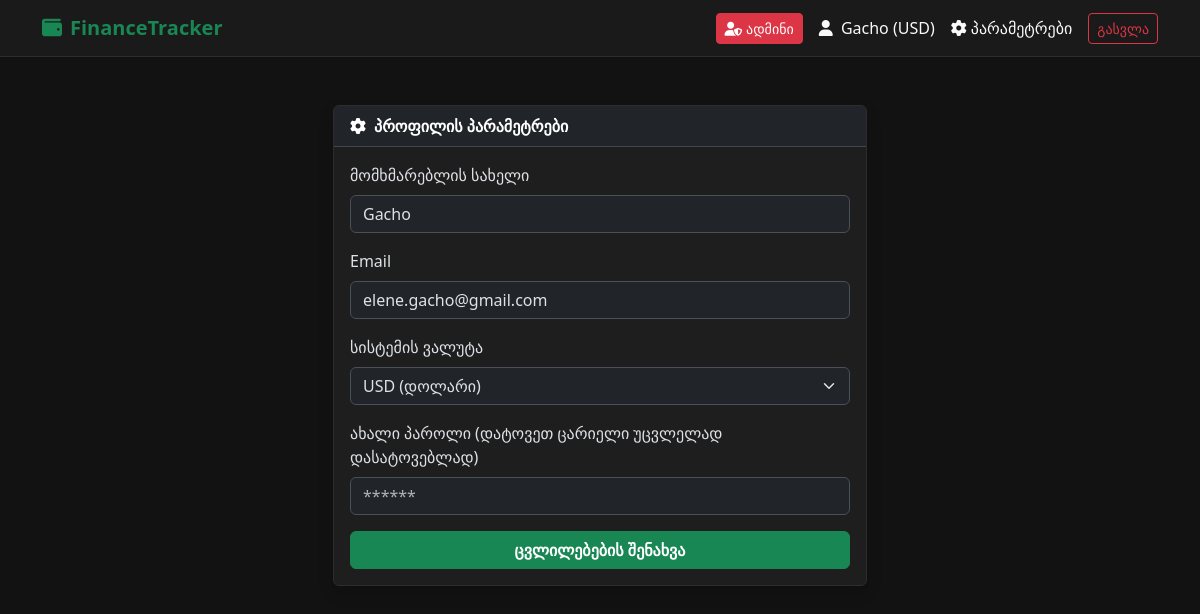
The page /settings (signed in) on the database as committed earlier.
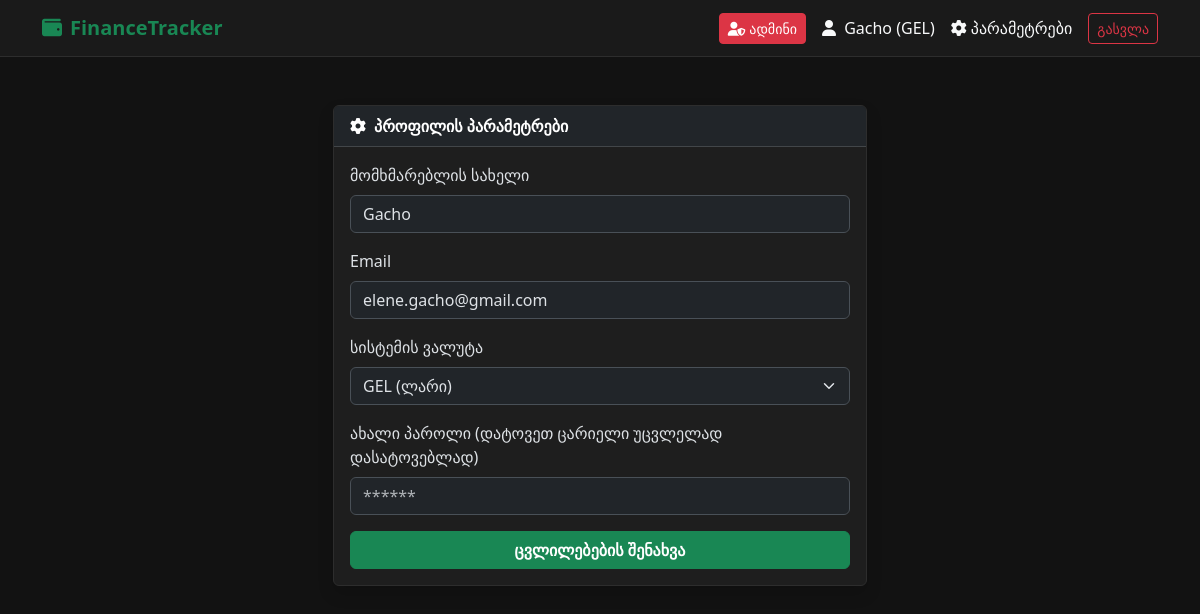
The same page on the database as committed later.
### models/user.py (models this page shows)
class User(UserMixin, db.Model):
    __tablename__ = 'users'
    id = db.Column(db.Integer, primary_key=True)
    username = db.Column(db.String(150), unique=True, nullable=False)
    email = db.Column(db.String(150), unique=True, nullable=False)
    password_hash = db.Column(db.String(256), nullable=False)
    currency = db.Column(db.String(3), default="GEL")
    created_at = db.Column(db.DateTime, default=datetime.utcnow)
    is_admin=db.Column(db.Boolean,default=False)
    categories = db.relationship('Category', backref='user', lazy=True,cascade="all, delete-orphan")
    transactions = db.relationship('Transaction', backref='user', lazy=True,cascade="all, delete-orphan")
    budgets = db.relationship('Budget', backref='user', lazy=True,cascade="all, delete-orphan")

### routes/settings.py (the view, shortened to what this page needs)
@settings_bp.route('/settings', methods=['GET', 'POST'])
@custom_login_required
def index():
    return render_template('settings.html')

### app.py (called while the page is built)
def create_app():
    app = Flask(__name__)
    app.config.from_object(Config)
    db.init_app(app)
    login_manager.init_app(app)
    login_manager.login_view = 'auth.login'
    @login_manager.user_loader
    def load_user(user_id):
        return User.query.get(int(user_id))
    app.register_blueprint(api_bp)
    app.register_blueprint(auth_bp)
    app.register_blueprint(dashboard_bp)
    app.register_blueprint(admin_bp)
    app.register_blueprint(settings_bp)
    app.register_blueprint(category_bp)
    @app.route('/')
    def home():
        return redirect(url_for('auth.login'))
    with app.app_context():
        db.create_all()
    @app.errorhandler(404)
    def page_not_found(e):
        return render_template('404.html'),404
    @app.errorhandler(500)
    def internal_error(e):
        return render_template('500.html'),500
    return app

### templates/settings.html (shortened to what this page needs)
{% extends "base.html" %}
{% block content %}
<div class="container mt-5">
    <div class="row justify-content-center">
        <div class="col-md-6">
            <div class="card shadow">
                <div class="card-header bg-dark text-white fw-bold">
                    <i class="fa-solid fa-gear me-2"></i>პროფილის პარამეტრები
                </div>
                <div class="card-body">
                    <form action="{{ url_for('settings.index') }}" method="POST">
                        <div class="mb-3">
                            <label class="form-label">მომხმარებლის სახელი</label>
                            <input type="text" name="username" class="form-control" value="{{ current_user.username }}" required>
                        </div>
                        <div class="mb-3">
                            <label class="form-label">Email</label>
                            <input type="email" name="email" class="form-control" value="{{ current_user.email }}" required>
                        </div>
                        <div class="mb-3">
                            <label class="form-label">სისტემის ვალუტა</label>
                            <select name="currency" class="form-select">
                                <option value="GEL" {% if current_user.currency == 'GEL' %}selected{% endif %}>GEL (ლარი)</option>
                                <option value="USD" {% if current_user.currency == 'USD' %}selected{% endif %}>USD (დოლარი)</option>
                            </select>
                        </div>
                        <div class="mb-3">
                            <label class="form-label">ახალი პაროლი (დატოვეთ ცარიელი უცვლელად დასატოვებლად)</label>
                            <input type="password" name="password" class="form-control" placeholder="******">
                        </div>
                        <button type="submit" class="btn btn-success w-100 fw-bold">ცვლილებების შენახვა</button>
                    </form>
                </div>
            </div>
        </div>
    </div>
</div>
{% endblock %}

### templates/base.html (shortened to what this page needs)
<!DOCTYPE html>
<html lang="ka" data-bs-theme="dark">
<head>
    <link href="https://cdn.jsdelivr.net/npm/bootstrap@5.3.2/dist/css/bootstrap.min.css" rel="stylesheet">
    <link rel="stylesheet" href="https://cdnjs.cloudflare.com/ajax/libs/font-awesome/6.4.0/css/all.min.css">
</head>
<body>
    <nav class="navbar navbar-expand-lg navbar-dark bg-dark mb-4">
        <div class="container">
            <a class="navbar-brand text-success fw-bold" href="{{ url_for('dashboard.index') }}">
                <i class="fa-solid fa-wallet me-2"></i>FinanceTracker
            </a>
            <div class="d-flex align-items-center">
                {% if current_user.is_authenticated %}
                    {% if current_user.is_admin %}
                        <a href="{{ url_for('admin.index') }}" class="btn btn-danger btn-sm me-3">
                            <i class="fa-solid fa-user-shield me-1"></i>ადმინი
                        </a>
                    {% endif %}
                    <span class="text-light me-3">
                        <i class="fa-solid fa-user me-1"></i> {{ current_user.username }} ({{ current_user.currency }})
                    </span>
                    <a class="text-light text-decoration-none me-3" href="{{ url_for('settings.index') }}">
                        <i class="fa-solid fa-gear me-1"></i>პარამეტრები
                    </a>
                    <a href="/logout" class="btn btn-outline-danger btn-sm">გასვლა</a>
                {% endif %}
            </div>
        </div>
    </nav>
    <div class="container">
        {% block content %}{% endblock %}
    </div>
</body>
</html>

Rows that differ between the two databases and show on the page:
changed User "Gacho": currency "USD" → "GEL"; currency "USD (დოლარი)" → "GEL (ლარი)"
